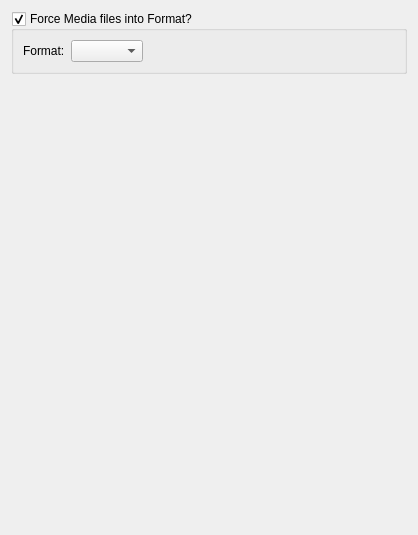
<?xml version="1.0" encoding="UTF-8"?>
<ui version="4.0">
 <class>NMediaManager::NPreferences::NUi::CMakeMKVGeneralSettings</class>
 <widget class="QWidget" name="NMediaManager::NPreferences::NUi::CMakeMKVGeneralSettings">
  <property name="geometry">
   <rect>
    <x>0</x>
    <y>0</y>
    <width>418</width>
    <height>535</height>
   </rect>
  </property>
  <property name="windowTitle">
   <string>Form</string>
  </property>
  <layout class="QVBoxLayout" name="verticalLayout">
   <item>
    <widget class="QGroupBox" name="forceMediaFormat">
     <property name="title">
      <string>Force Media files into Format?</string>
     </property>
     <property name="checkable">
      <bool>true</bool>
     </property>
     <layout class="QGridLayout" name="gridLayout">
      <item row="0" column="0">
       <widget class="QLabel" name="label">
        <property name="text">
         <string>Format:</string>
        </property>
       </widget>
      </item>
      <item row="0" column="1">
       <widget class="QComboBox" name="mediaFormats">
        <property name="maximumSize">
         <size>
          <width>300</width>
          <height>16777215</height>
         </size>
        </property>
        <property name="sizeAdjustPolicy">
         <enum>QComboBox::AdjustToContentsOnFirstShow</enum>
        </property>
       </widget>
      </item>
      <item row="0" column="2">
       <spacer name="horizontalSpacer">
        <property name="orientation">
         <enum>Qt::Horizontal</enum>
        </property>
        <property name="sizeHint" stdset="0">
         <size>
          <width>40</width>
          <height>20</height>
         </size>
        </property>
       </spacer>
      </item>
     </layout>
    </widget>
   </item>
   <item>
    <spacer name="verticalSpacer_7">
     <property name="orientation">
      <enum>Qt::Vertical</enum>
     </property>
     <property name="sizeHint" stdset="0">
      <size>
       <width>20</width>
       <height>231</height>
      </size>
     </property>
    </spacer>
   </item>
  </layout>
 </widget>
 <tabstops>
  <tabstop>forceMediaFormat</tabstop>
 </tabstops>
 <resources/>
 <connections/>
</ui>
